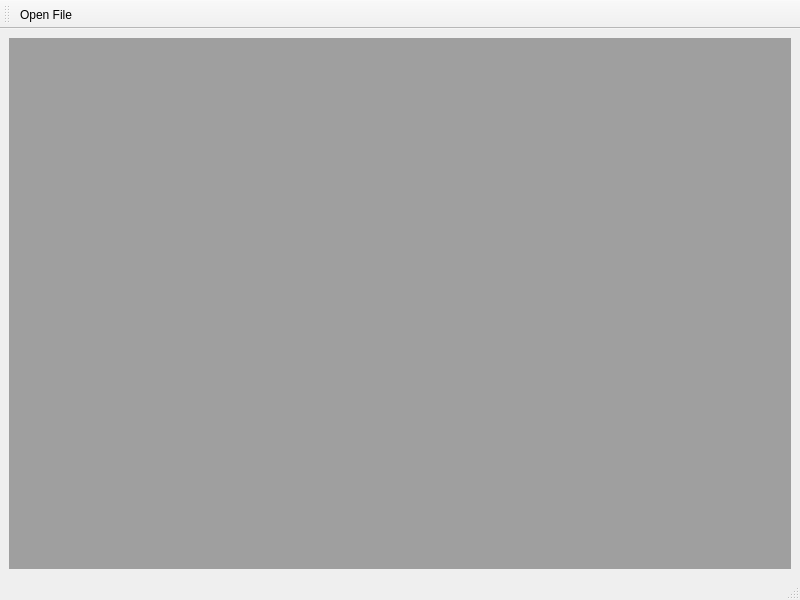
<?xml version="1.0" encoding="UTF-8"?>
<ui version="4.0">
 <class>Main_Window</class>
 <widget class="QMainWindow" name="Main_Window">
  <property name="geometry">
   <rect>
    <x>0</x>
    <y>0</y>
    <width>800</width>
    <height>600</height>
   </rect>
  </property>
  <property name="windowTitle">
   <string>MainWindow</string>
  </property>
  <widget class="QWidget" name="centralwidget">
   <layout class="QVBoxLayout" name="verticalLayout">
    <item>
     <widget class="QMdiArea" name="mdi_area">
      <property name="verticalScrollBarPolicy">
       <enum>Qt::ScrollBarPolicy::ScrollBarAsNeeded</enum>
      </property>
      <property name="horizontalScrollBarPolicy">
       <enum>Qt::ScrollBarPolicy::ScrollBarAsNeeded</enum>
      </property>
      <property name="viewMode">
       <enum>QMdiArea::ViewMode::SubWindowView</enum>
      </property>
     </widget>
    </item>
   </layout>
  </widget>
  <widget class="QStatusBar" name="statusbar"/>
  <widget class="QToolBar" name="toolBar">
   <property name="windowTitle">
    <string>toolBar</string>
   </property>
   <attribute name="toolBarArea">
    <enum>TopToolBarArea</enum>
   </attribute>
   <attribute name="toolBarBreak">
    <bool>false</bool>
   </attribute>
   <addaction name="action_open_file"/>
  </widget>
  <action name="action_open_file">
   <property name="text">
    <string>Open File</string>
   </property>
   <property name="menuRole">
    <enum>QAction::MenuRole::NoRole</enum>
   </property>
  </action>
 </widget>
 <resources/>
 <connections/>
</ui>
